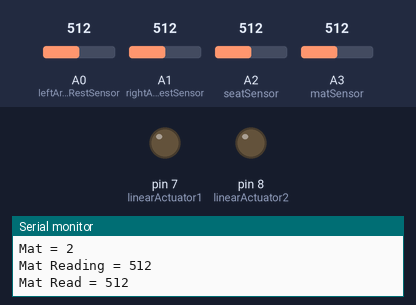
Recording of a sketch running on a simulated Arduino Uno, built with avr-gcc and run on an emulated ATmega328P. Parts: output pins drawn as LEDs (lit = HIGH), the last lines printed to the serial monitor. The test bench sets the inputs (shaded band); at power-on: A2 (seatSensor) = 512, A0 (leftArmRestSensor) = 512, A1 (rightArmRestSensor) = 512, A3 (matSensor) = 512.

Above: at 4.3 s.
4.4 s: A2 (seatSensor) set to 209
8.9 s: A2 (seatSensor) set to 189
At 10.8 s:
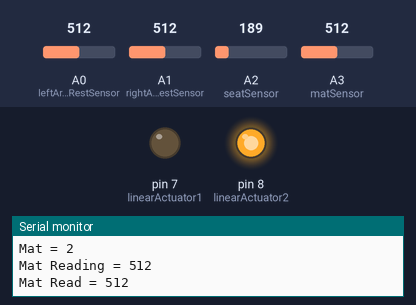
13.4 s: A0 (leftArmRestSensor) set to 74
17.9 s: A0 (leftArmRestSensor) set to 67
At 22.0 s:
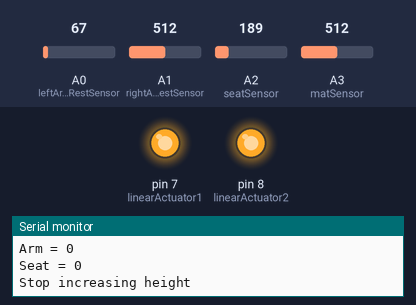
22.7 s: A0 (leftArmRestSensor) set to 210
At 27.1 s:
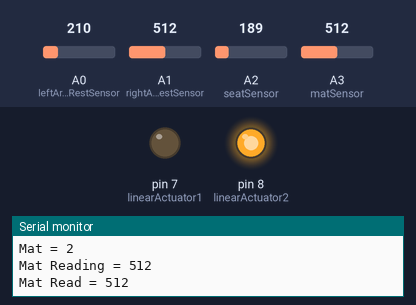
27.4 s: A0 (leftArmRestSensor) set to 60
At 30.9 s:
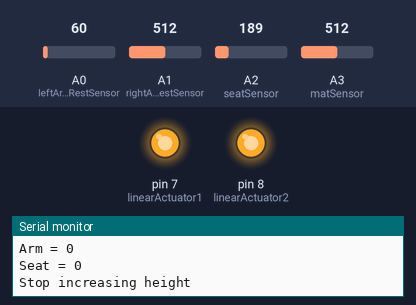
Timing chart, 0 to 32.4 s (numbered marks = the images above; inputs shaded):
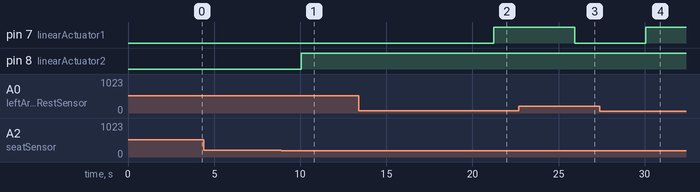

Measured:
- the behaviour switches between 201 and 200 on A2 (seatSensor) (found by bisection; images 0 and 1)
- the behaviour switches between 71 and 70 on A0 (leftArmRestSensor) (found by bisection; images 1 and 2)
- after the input at 8.9 s, pin 8 (linearActuator2): LOW → HIGH after 1.2 s
- after the input at 17.9 s, pin 7 (linearActuator1): LOW → HIGH after 3.3 s
- after the input at 22.7 s, pin 7 (linearActuator1): HIGH → LOW after 3.3 s
- after the input at 27.4 s, pin 7 (linearActuator1): LOW → HIGH after 2.7 s

The sketch:

main.ino
```cpp
//https://www.progressiveautomations.com/blogs/how-to/how-to-use-relays-to-control-linear-actuators
//https://learn.adafruit.com/force-sensitive-resistor-fsr/using-an-fsr
//====================================================================================
//Declare the pins of sensors and actuators
//Analog
const int leftArmRestSensor = 0;
const int rightArmRestSensor = 1;
const int seatSensor = 2;
const int matSensor = 3;

//Digital
const int linearActuator1 = 7;
const int linearActuator2 = 8;
//====================================================================================
int seatReading = 0;
int leftArmReading = 0;
int rightArmReading = 0;
int matReading = 0;
int matMax = 0;
int count = 0;
//====================================================================================
//state for each sensor
int leftArmState = 0;
int rightArmState = 0;
int armState = 0;
int seatState = 0;
int matState = 0;
//====================================================================================
void setup() {

  //Actuator Set Pin Mode and Inital Height
  pinMode(linearActuator1,OUTPUT);
  pinMode(linearActuator2,OUTPUT);

  //Left Arm Rest Sensor Set Pin Mode
  pinMode(leftArmRestSensor,INPUT);

  //Right Arm Rest Sensor Set Pin Mode and Inital Height
  pinMode(rightArmRestSensor,INPUT);

  //Seat Sensor Set Pin Mode and Inital Height
  pinMode(seatSensor,INPUT);

  //Mat Sensor Set Pin Mode and Inital Height
  pinMode(matSensor,INPUT);

  Serial.begin(9600);
}
//====================================================================================
void loop() {

  MatSensor();
  ArmRestSensor();
  SeatSensor();
  if(matState == 2 && armState == 0)
  {
    Serial.println("Stop increasing height");
    StopHeight();
  }
  else if(seatState == 0)
  {
    if(matState == 2 && armState == 1)
    {
      Serial.println("Going Up");
      HeightRiser();
      count++;
    }
  }
  else if(matState == 0 && armState == 0)
  {
    if(count != 0)
    {
      Serial.println("Going Down");
      HeightLower();
      count--;
    }
  }
  delay(500);
}
//====================================================================================
void SeatSensor()
{
  seatReading = analogRead(seatSensor);
  //Serial.print("Seat = ");
 // Serial.println(seatReading);
  if(seatReading > 200)
  {
    seatState = 1;
  }
  else
  {
    seatState = 0;
  }
  Serial.print("Seat = ");
  Serial.println(seatState);
}
//====================================================================================
void ArmRestSensor()
{
  leftArmReading = analogRead(leftArmRestSensor);

  if(leftArmReading > 70)
  {
    leftArmState = 1;
    delay(3000);
  }
  else
  {
    leftArmState = 0;
  }
  rightArmReading = analogRead(rightArmRestSensor);
  if(rightArmReading > 70)
  {
    rightArmState = 1;
  }
  else
  {
    rightArmState = 0;
  }

  if(leftArmState == 1 && rightArmState == 1)
  {
    armState = 1;
  }
  else
  {
    armState = 0;
  }
  Serial.print("Left read = ");
  Serial.println(leftArmReading);
  Serial.print("Right read = ");
  Serial.println(rightArmReading);
  Serial.print("Left Arm = ");
  Serial.println(leftArmState);
  Serial.print("Right Arm = ");
  Serial.println(rightArmState);
  Serial.print("Arm = ");
  Serial.println(armState);
}
//====================================================================================
void MatSensor()
{
  matReading = analogRead(matSensor);
  //Serial.print("Mat = ");
  //Serial.println(matReading);
  if(matReading != 0)
  {
    if(matState == 0)
    {
      matState = 1;
      matMax = matReading;
    }
    if(matReading >= (0.75*matMax))
    {
      matState = 2;
    }
    else
    {
      matState = 1;
    }
  }
  else
  {
    matState = 0;
  }
  Serial.print("Mat = ");
  Serial.println(matState);
  Serial.print("Mat Reading = ");
  Serial.println(matReading);
  Serial.print("Mat Read = ");
  Serial.println(matMax);
}
//====================================================================================
void HeightRiser()
{
  // Extend Linear Actuator
  digitalWrite(7, LOW);
  digitalWrite(8, HIGH);
}
//====================================================================================
void HeightLower()
{
  // Retracts Linear Actuator
  digitalWrite(7, HIGH);
  digitalWrite(8, LOW);
}
//====================================================================================
void StopHeight()
{
  // Stops Actuator
  digitalWrite(7, HIGH);
  digitalWrite(8, HIGH);
}
```
